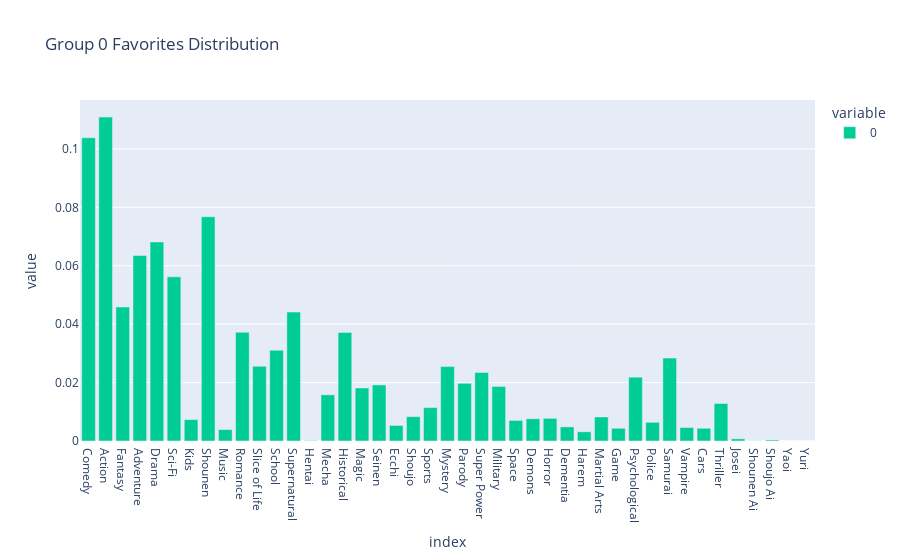

The notebook cell this image was saved under:
### Code cell
group_0 = final_df[final_df['group'] == 0].drop(['profile', 'group', 'male'], axis=1)
group_0 = (group_0.sum() + 1) / (group_0.sum() + 1).sum()
px.bar(group_0, color_discrete_sequence=['#00CC96'], title='Group 0 Favorites Distribution')

### Figure 1 — Plotly figure (JSON) as saved in the notebook; plotly's stock layout.template omitted (floating-point values rounded to 4 significant figures)
{"data": [{"alignmentgroup": "True", "hovertemplate": "variable=0<br>index=%{x}<br>value=%{y}<extra></extra>", "legendgroup": "0", "marker": {"color": "#00CC96", "pattern": {"shape": ""}}, "name": "0", "offsetgroup": "0", "orientation": "v", "showlegend": true, "textposition": "auto", "type": "bar", "x": ["Comedy", "Action", "Fantasy", "Adventure", "Drama", "Sci-Fi", "Kids", "Shounen", "Music", "Romance", "Slice of Life", "School", "Supernatural", "Hentai", "Mecha", "Historical", "Magic", "Seinen", "Ecchi", "Shoujo", "Sports", "Mystery", "Parody", "Super Power", "Military", "Space", "Demons", "Horror", "Dementia", "Harem", "Martial Arts", "Game", "Psychological", "Police", "Samurai", "Vampire", "Cars", "Thriller", "Josei", "Shounen Ai", "Shoujo Ai", "Yaoi", "Yuri"], "xaxis": "x", "y": [0.1038, 0.1109, 0.04586, 0.06351, 0.06815, 0.0562, 0.007325, 0.07678, 0.003909, 0.03723, 0.0256, 0.03107, 0.04413, 0.0001258, 0.01581, 0.03718, 0.01814, 0.0192, 0.005322, 0.008341, 0.01144, 0.02548, 0.01976, 0.02346, 0.01866, 0.007054, 0.007615, 0.00775, 0.004828, 0.003154, 0.008225, 0.004354, 0.02185, 0.006396, 0.02841, 0.004615, 0.004354, 0.01285, 0.000745, 4.838e-05, 0.0003387, 9.676e-06, 9.676e-06], "yaxis": "y"}], "layout": {"barmode": "relative", "legend": {"title": {"text": "variable"}, "tracegroupgap": 0}, "title": {"text": "Group 0 Favorites Distribution"}, "xaxis": {"anchor": "y", "domain": [0, 1], "title": {"text": "index"}}, "yaxis": {"anchor": "x", "domain": [0, 1], "title": {"text": "value"}}}}
